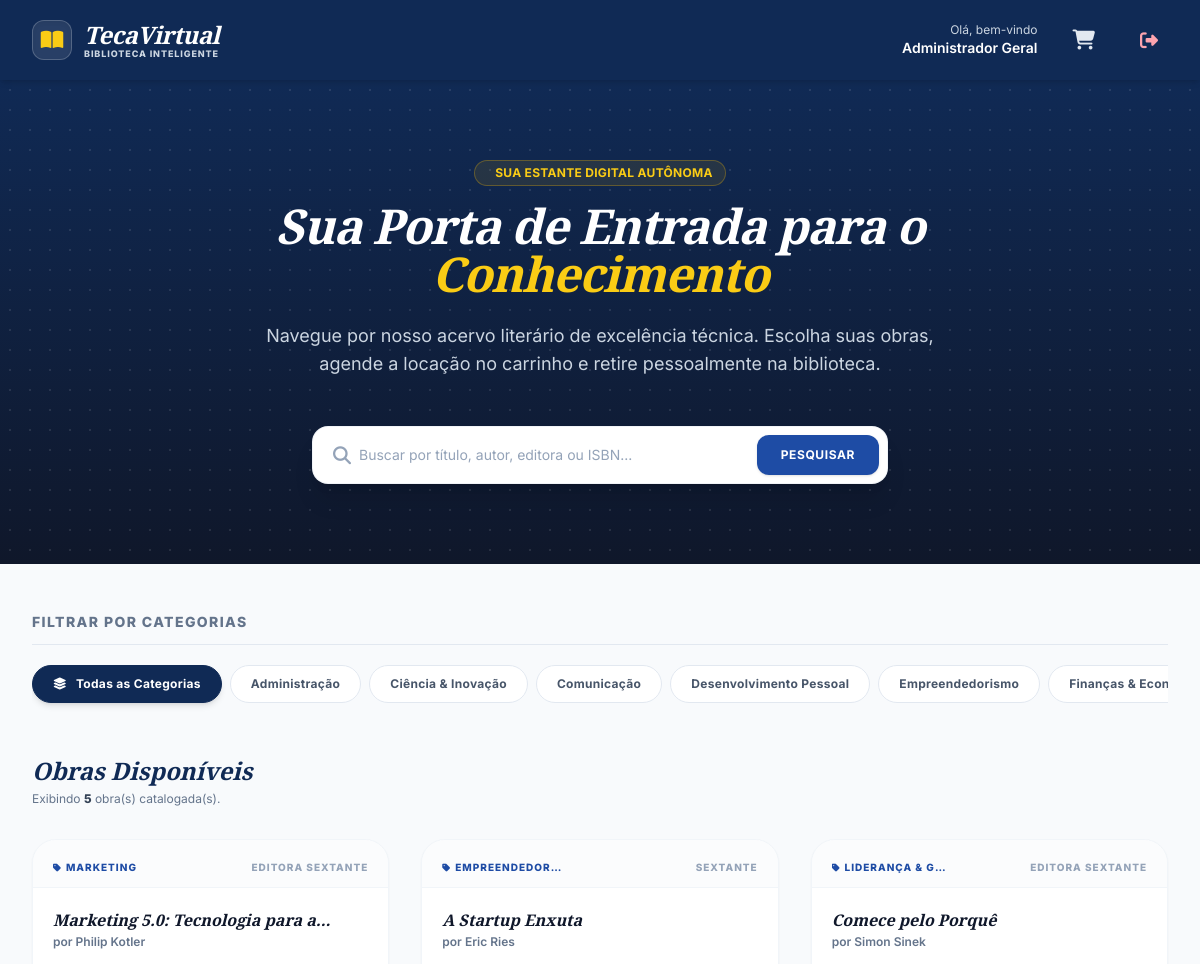
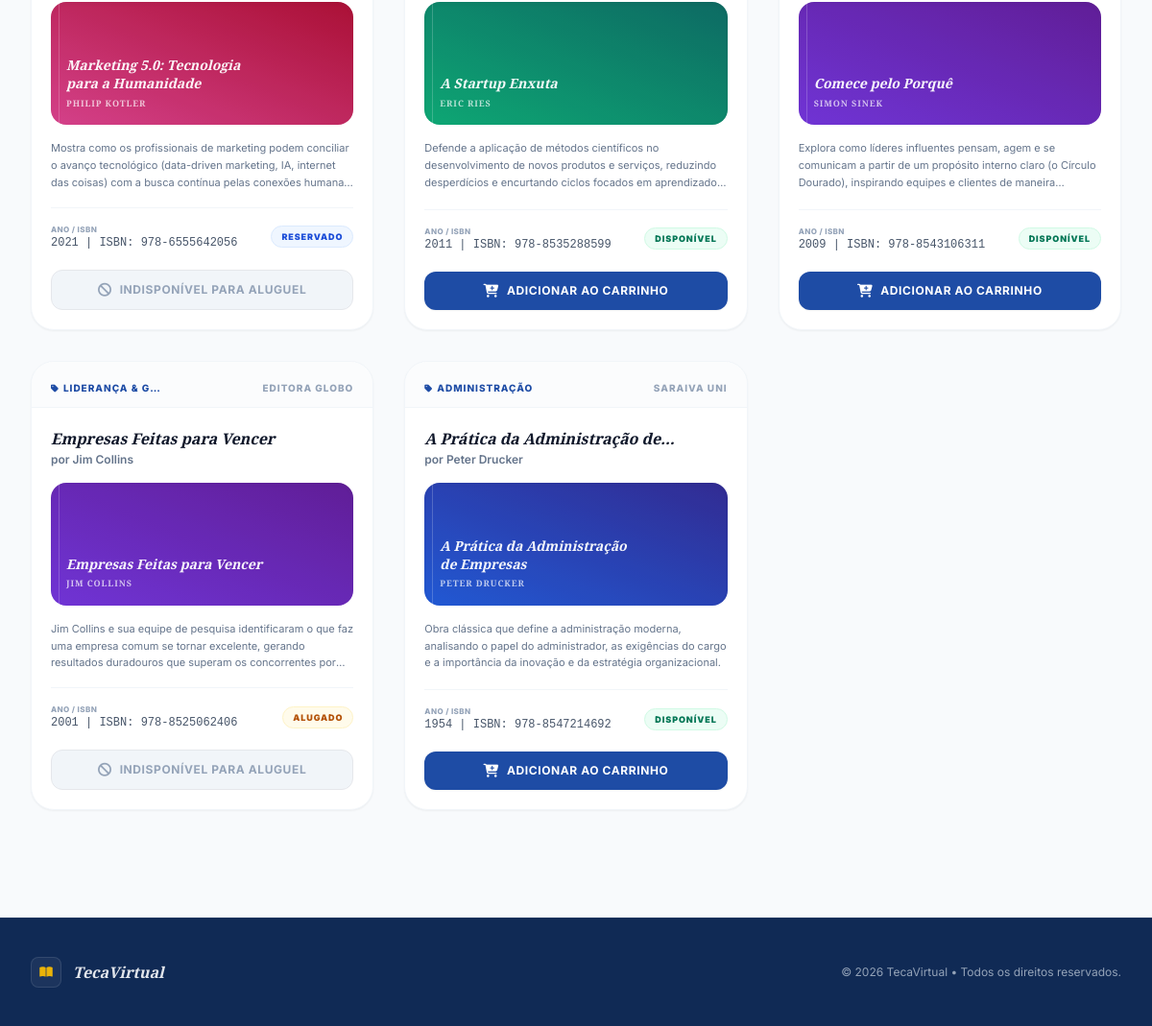
The page / (signed in) on the database its author committed (2 pictures, top to bottom).
### tables this page shows
CREATE TABLE IF NOT EXISTS `categorias` (
  `id` INT AUTO_INCREMENT PRIMARY KEY,
  `nome` VARCHAR(100) NOT NULL UNIQUE
);

CREATE TABLE IF NOT EXISTS `livros` (
  `id` INT AUTO_INCREMENT PRIMARY KEY,
  `title` VARCHAR(255) NOT NULL,
  `author` VARCHAR(255) NOT NULL,
  `isbn` VARCHAR(50) DEFAULT NULL,
  `publisher` VARCHAR(255) DEFAULT NULL,
  `year` INT NOT NULL,
  `category` VARCHAR(100) NOT NULL,
  `status` ENUM('disponivel', 'emprestado', 'reservado') DEFAULT 'disponivel',
  `synopsis` TEXT DEFAULT NULL,
  `created_at` TIMESTAMP DEFAULT CURRENT_TIMESTAMP
);

### index.php (the view, shortened to what the rows shown need)
<?php
require_once 'config.php';
try {
    $stmtCats = $pdo->query("SELECT * FROM `categorias` ORDER BY `nome` ASC");
    $categorias = $stmtCats->fetchAll();
} catch (Exception $e) {
    $categorias = [];
}
$search = trim($_GET['search'] ?? '');
$category_filter = trim($_GET['category'] ?? '');
try {
    $query = "SELECT * FROM `livros` WHERE 1=1";
    $params = [];
    $query .= " ORDER BY `id` DESC";
    $stmtBooks = $pdo->prepare($query);
    $stmtBooks->execute($params);
    $books = $stmtBooks->fetchAll();
} catch (Exception $e) {
    $books = [];
}
function getCategoryColorGradient($category) {
    $colors = [
        'Administração' => 'from-blue-600 to-indigo-800',
        'Marketing' => 'from-pink-500 to-rose-700',
        'Finanças & Economia' => 'from-amber-500 to-orange-700',
        'Desenvolvimento Pessoal' => 'from-purple-500 to-indigo-700',
        'Tecnologia & Programação' => 'from-cyan-500 to-blue-700',
        'Liderança & Gestão' => 'from-violet-600 to-purple-800',
        'Empreendedorismo' => 'from-emerald-500 to-teal-700',
        'Comunicação' => 'from-fuchsia-500 to-pink-700',
        'Ciência & Inovação' => 'from-sky-500 to-indigo-600',
    ];
    return $colors[$category] ?? 'from-slate-600 to-slate-800';
}
?>
<!DOCTYPE html>
<html lang="pt-BR">
<head>
    <script src="https://cdn.tailwindcss.com"></script>
    <link rel="stylesheet" href="https://cdnjs.cloudflare.com/ajax/libs/font-awesome/6.4.0/css/all.min.css">
</head>
<body id="storefront-body-root" class="min-h-screen flex flex-col antialiased text-slate-800">
    <section class="relative bg-gradient-to-b from-brand-primary to-slate-900 text-white overflow-hidden py-12 sm:py-20">
        <div class="max-w-7xl mx-auto px-4 sm:px-6 lg:px-8 relative">
            <div class="text-center max-w-3xl mx-auto flex flex-col gap-4">
                <h1 class="text-3xl sm:text-5xl font-black tracking-tight font-serif italic text-white leading-tight">
                    Sua Porta de Entrada para o <span class="text-yellow-400">Conhecimento</span>
                </h1>
            </div>
        </div>
    </section>
    <main class="flex-1 max-w-7xl mx-auto px-4 sm:px-6 lg:px-8 py-8 sm:py-12 w-full">
        <div class="mb-10">
            <div class="flex items-center gap-2 overflow-x-auto pb-3 scroller">
                <a
                    href="index.php?category=Todas&search=<?php echo urlencode($search); ?>"
                    class="px-5 py-2.5 rounded-full text-xs font-bold tracking-wide border transition-all whitespace-nowrap <?php echo ($category_filter === 'Todas' || empty($category_filter)) ? 'bg-brand-primary text-white border-brand-primary shadow-md' : 'bg-white text-slate-600 border-slate-200 hover:bg-slate-50 hover:border-slate-300' ?>"
                >
                    <i class="fa-solid fa-layer-group mr-1.5"></i> Todas as Categorias
                </a>
                <?php foreach ($categorias as $cat): ?>
                    <a
                        href="index.php?category=<?php echo urlencode($cat['nome']); ?>&search=<?php echo urlencode($search); ?>"
                        class="px-5 py-2.5 rounded-full text-xs font-bold tracking-wide border transition-all whitespace-nowrap <?php echo ($category_filter === $cat['nome']) ? 'bg-brand-primary text-white border-brand-primary shadow-md' : 'bg-white text-slate-600 border-slate-200 hover:bg-slate-50 hover:border-slate-300' ?>"
                    >
                        <?php echo htmlspecialchars($cat['nome']); ?>
                    </a>
                <?php endforeach; ?>
            </div>
        </div>
        <div class="flex items-center justify-between mb-8">
            <div>
                <h2 class="text-xl sm:text-2xl font-serif italic font-bold text-brand-primary">Obras Disponíveis</h2>
            </div>
        </div>
        <?php if (count($books) === 0): ?>
            <div class="bg-white rounded-3xl p-12 text-center border border-slate-200/60 max-w-xl mx-auto shadow-sm">
                <div class="w-16 h-16 rounded-2xl bg-slate-50 border border-slate-100 flex items-center justify-center mx-auto mb-4">
                    <i class="fa-solid fa-folder-open text-3xl text-slate-300"></i>
                </div>
                <h4 class="text-lg font-bold text-slate-800">Nenhum livro foi encontrado</h4>
                <p class="text-xs text-slate-500 mt-2 max-w-sm mx-auto">
                    Não encontramos resultados para a sua pesquisa. Tente buscar por outros termos ou selecione outra categoria.
                </p>
                <a href="index.php" class="inline-flex mt-6 px-5 py-2.5 bg-brand-secondary hover:bg-brand-primary text-white text-xs font-bold uppercase tracking-wider rounded-xl transition-all shadow-sm">
                    Ir para o Início
                </a>
            </div>
        <?php else: ?>
            <div class="grid grid-cols-1 sm:grid-cols-2 lg:grid-cols-3 gap-6 sm:gap-8">
                <?php foreach ($books as $book): ?>
                    <?php
                        $gradient = getCategoryColorGradient($book['category']);
                    ?>
                    <article class="bg-white rounded-3xl border border-slate-100 shadow-sm hover:shadow-xl transition-all duration-300 overflow-hidden flex flex-col group relative">
                        <div class="px-5 pt-5 pb-3 border-b border-slate-100 flex items-center justify-between text-[10px] text-slate-400 font-extrabold uppercase tracking-widest bg-slate-50/50">
                            <span class="text-brand-secondary truncate max-w-[120px]" title="<?php echo htmlspecialchars($book['category']); ?>">
                                <i class="fa-solid fa-tag mr-1 text-[9px]"></i><?php echo htmlspecialchars($book['category']); ?>
                            </span>
                            <span class="truncate max-w-[120px]" title="<?php echo htmlspecialchars($book['publisher']); ?>">
                                <?php echo htmlspecialchars($book['publisher']); ?>
                            </span>
                        </div>
                        <div class="p-5 flex-1 flex flex-col gap-4">
                            <div>
                                <h4 class="text-base font-bold font-serif italic text-brand-dark line-clamp-1 group-hover:text-brand-secondary transition-colors" title="<?php echo htmlspecialchars($book['title']); ?>">
                                    <?php echo htmlspecialchars($book['title']); ?>
                                </h4>
                                <p class="text-xs font-semibold text-slate-500 mt-0.5">por <?php echo htmlspecialchars($book['author']); ?></p>
                            </div>
                            <div class="h-32 w-full bg-gradient-to-tr <?php echo $gradient; ?> rounded-2xl flex flex-col justify-end p-4 text-white font-serif relative overflow-hidden shadow-inner">
                                <div class="absolute inset-0 bg-black/10"></div>
                                <p class="font-serif italic font-black text-sm text-white/95 leading-snug line-clamp-2 max-w-[210px] z-20">
                                    <?php echo htmlspecialchars($book['title']); ?>
                                </p>
                                <span class="text-[9px] uppercase tracking-widest text-white/70 font-extrabold block mt-1 z-20"><?php echo htmlspecialchars($book['author']); ?></span>
                            </div>
                            <?php if (!empty($book['synopsis'])): ?>
                                <p class="text-[11px] text-slate-500 line-clamp-3 leading-relaxed" title="<?php echo htmlspecialchars($book['synopsis']); ?>">
                                    <?php echo htmlspecialchars($book['synopsis']); ?>
                                </p>
                            <?php else: ?>
                                <p class="text-[11px] text-slate-400 italic line-clamp-3 leading-relaxed">
                                    Nenhuma sinopse disponível para esta obra literária técnica.
                                </p>
                            <?php endif; ?>
                            <div class="mt-auto pt-4 border-t border-slate-100 flex items-center justify-between">
                                <div>
                                    <p class="text-[8px] uppercase font-extrabold text-slate-400 tracking-wider">Ano / ISBN</p>
                                    <span class="block text-xs text-slate-600 font-mono">
                                        <?php echo $book['year']; ?> <?php echo !empty($book['isbn']) ? '| ISBN: ' . htmlspecialchars($book['isbn']) : ''; ?>
                                    </span>
                                </div>
                                <?php
                                    $status = $book['status'];
                                    if ($status === 'disponivel') {
                                        $statusClass = 'bg-emerald-50 text-emerald-700 border-emerald-100';
                                        $statusText = 'Disponível';
                                    } elseif ($status === 'emprestado') {
                                        $statusClass = 'bg-amber-50 text-amber-700 border-amber-100';
                                        $statusText = 'Alugado';
                                    } else {
                                        $statusClass = 'bg-blue-50 text-blue-700 border-blue-100';
                                        $statusText = 'Reservado';
                                    }
                                ?>
                                <span class="text-[9px] font-black uppercase tracking-widest px-2.5 py-1 rounded-full border <?php echo $statusClass; ?>">
                                    <?php echo $statusText; ?>
                                </span>
                            </div>
                        </div>
                        <div class="px-5 pb-5 pt-0">
                            <?php if ($status === 'disponivel'): ?>
                                <form action="carrinho.php" method="POST" class="w-full">
                                    <button
                                        type="submit"
                                        class="w-full py-2.5 bg-brand-secondary hover:bg-brand-primary text-white rounded-xl text-xs font-bold uppercase tracking-wider transition-all shadow-sm hover:shadow-md flex items-center justify-center gap-2 cursor-pointer"
                                    >
                                        <i class="fa-solid fa-cart-plus text-sm"></i>
                                        <span>Adicionar ao Carrinho</span>
                                    </button>
                                </form>
                            <?php else: ?>
                                <button
                                    disabled
                                    class="w-full py-2.5 bg-slate-100 text-slate-400 rounded-xl text-xs font-bold uppercase tracking-wider flex items-center justify-center gap-2 cursor-not-allowed border border-slate-250/20"
                                >
                                    <i class="fa-solid fa-ban text-sm"></i>
                                    <span>Indisponível para Aluguel</span>
                                </button>
                            <?php endif; ?>
                        </div>
                    </article>
                <?php endforeach; ?>
            </div>
        <?php endif; ?>
    </main>
</body>
</html>

### rows shown on the page
categorias: nome "Administração"
categorias: nome "Ciência & Inovação"
categorias: nome "Comunicação"
categorias: nome "Desenvolvimento Pessoal"
categorias: nome "Empreendedorismo"
categorias: nome "Finanças &…"
livros: category "MARKETING", publisher "EDITORA SEXTANTE", title "Marketing 5.0: Tecnologia para…", author "Philip Kotler", title "Marketing 5.0: Tecnologia para a Humanidade", author "PHILIP KOTLER", synopsis "Mostra como os profissionais de marketing podem conciliar o avanço tecnológico (data-driven marketing, IA, internet das coisas) com a busca contínua pelas conexões…", year "2021", isbn "978-6555642056", status "RESERVADO", shows "INDISPONÍVEL PARA ALUGUEL"
livros: category "EMPREENDEDOR…", publisher "SEXTANTE", title "A Startup Enxuta", author "Eric Ries", author "ERIC RIES", synopsis "Defende a aplicação de métodos científicos no desenvolvimento de novos produtos e serviços, reduzindo desperdícios e encurtando ciclos focados em…", year "2011", isbn "978-8535288599", status "DISPONÍVEL"
livros: category "LIDERANÇA & G…", publisher "EDITORA SEXTANTE", title "Comece pelo Porquê", author "Simon Sinek", author "SIMON SINEK", synopsis "Explora como líderes influentes pensam, agem e se comunicam a partir de um propósito interno claro (o Círculo Dourado), inspirando equipes e clientes de…", year "2009", isbn "978-8543106311", status "DISPONÍVEL"
livros: category "LIDERANÇA & G…", publisher "EDITORA GLOBO", title "Empresas Feitas para Vencer", author "Jim Collins", author "JIM COLLINS", synopsis "Jim Collins e sua equipe de pesquisa identificaram o que faz uma empresa comum se tornar excelente, gerando resultados duradouros que superam os concorrentes…", year "2001", isbn "978-8525062406", status "ALUGADO", shows "INDISPONÍVEL PARA ALUGUEL"
livros: category "ADMINISTRAÇÃO", publisher "SARAIVA UNI", title "A Prática da Administração…", author "Peter Drucker", title "A Prática da Administração de Empresas", author "PETER DRUCKER", synopsis "Obra clássica que define a administração moderna, analisando o papel do administrador, as exigências do cargo e a importância da inovação e da estratégia organizacional.", year "1954", isbn "978-8547214692", status "DISPONÍVEL"

### other values the page prints
$_SESSION['user_name'] "Administrador Geral"
count($books) "5"
